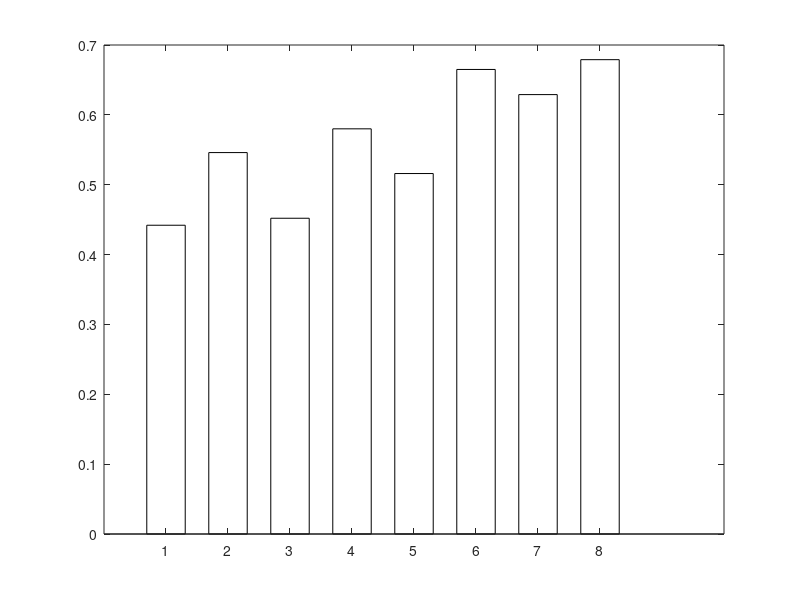

This chart was generated by the following MATLAB code: (Note: this script raises an error after producing the figure.)
% make_paper_figs.m  ——  论文数据图 (base MATLAB, 无需任何 toolbox)
% 数据硬编码自 results/data/**/summary.json + _analysis_report.md (权威值)。
% 输出: PNG(300dpi, markdown 用) + PDF(矢量, 论文用) 到 paper_figs/(ASCII 路径)。
% 标签用英文(避免字体缺字), 中文图注写在 .md 里。

outdir = fullfile(fileparts(fileparts(mfilename('fullpath'))), 'paper_figs');
if ~exist(outdir,'dir'); mkdir(outdir); end
FS = 11;  % font size
close all; set(0,'DefaultFigureVisible','off');  % 离屏渲染, 避开 JOGL/OpenGL 显示锁; exportgraphics 仍正常存盘

%% Fig 1 —— 言说鸿沟: 内部可解码上界 vs 零样本可言说 (末两根=主力模型, 高亮)
% 探针上界 = 各模型非平凡 prompt(排除 P4 "{word}" 单词裸读的平凡上界)的最佳层 RSA。
% pythia-1.4b(0.629)与 OLMo-Instruct(0.679)是后续主力(untied), 高亮区分。
ceil8 = [0.442 0.546 0.452 0.580 0.516 0.665 0.629 0.679];   % 各模型 best 非-P4 prompt 的最佳层(口径统一)
names = {'Qwen2.5-0.5B','Qwen2.5-3B','Qwen3-1.7B','Llama3.2-3B','Gemma3-1B','SmolLM3-3B','pythia-1.4B','OLMo2-1B-Inst'};
zshot = 0.011;
f1 = figure('Color','w','Position',[100 100 770 380]);
hb = bar(ceil8,0.62,'FaceColor','flat'); hold on;
hb.CData = repmat([0.62 0.66 0.74],8,1);     % 非主力: 淡蓝灰
hb.CData(7,:) = [0.85 0.45 0.20];            % pythia-1.4b (主力, 橙)
hb.CData(8,:) = [0.20 0.45 0.70];            % OLMo2-1B-Inst (主力, 蓝)
yline(zshot,'--r','LineWidth',1.6);
text(0.6, zshot+0.035, sprintf('zero-shot verbalization \\approx %.2f', zshot), 'Color','r','FontSize',FS-1);
set(gca,'XTick',1:8,'XTickLabel',names,'FontSize',FS-1); xtickangle(30);
ylabel('RSA (probe-decoded vs true embedding)','FontSize',FS); ylim([0 0.80]);
title('Verbalization gap: internally decodable (\approx0.5) vs spoken (\approx0.01)','FontSize',FS);
text(7.5, 0.77, 'main models (untied)','Color',[0.2 0.2 0.2],'FontSize',FS-2,'HorizontalAlignment','center','FontWeight','bold');
grid on; box off; save_fig(f1,'fig1_gap',outdir);

%% Fig 2 —— 微调桥接 (跨 3 模型, held-out, 3-seed mean±std; 行=模型, 列=目标)
models2 = {'OLMo-Instruct','OLMo-base','pythia-1.4b'};
Y = [0.502 0.484 0.655;    % OLMo-Instruct: input-embed / unembedding / mid-hidden(L12)
     0.390 0.410 0.657;    % OLMo-base: mid-hidden(L12) 3-seed=0.657 (健康, 与 instruct 同档)
     0.226 0.317 0.021];   % pythia: mid-hidden(L12) 3-seed=0.021 (该层塌; 但末层 L24=0.475)
E = [0.011 0.034 0.023;
     0.030 0.120 0.028;
     0.013 0.142 0.011];
f2 = figure('Color','w','Position',[100 100 720 400]); hold on;
b = bar(Y,'grouped');
b(1).FaceColor=[0.20 0.45 0.70]; b(2).FaceColor=[0.85 0.55 0.25]; b(3).FaceColor=[0.45 0.65 0.45];
for k=1:size(Y,2)
    errorbar(b(k).XEndPoints, Y(:,k), E(:,k),'k','LineStyle','none','LineWidth',1.0,'CapSize',6);
end
% pythia 中间层 L12(网络中点)塌, 但其末层 L24 读得出 —— 紧挨着画一根 L24 柱(紫)表示, 防误读
dx = b(3).XEndPoints(3) - b(2).XEndPoints(3);
xL24 = b(3).XEndPoints(3) + dx;
hL24 = bar(xL24, 0.475, dx*0.9, 'FaceColor',[0.48 0.30 0.62]);
text(xL24, 0.498, '0.48', 'HorizontalAlignment','center','FontSize',FS-3,'Color',[0.40 0.25 0.55]);
text(xL24, 0.085, 'L24', 'HorizontalAlignment','center','FontSize',FS-3,'Color','w','Rotation',90);
xlim([0.5 xL24+0.45]);
yline(0.014,'--','random-label ctrl \approx 0','Color',[0.45 0.45 0.45],'LineWidth',1.3,'FontSize',FS-2);
set(gca,'XTick',1:3,'XTickLabel',models2,'FontSize',FS-1);
ylabel('held-out RSA','FontSize',FS); ylim([0 0.76]);
legend([b(1) b(2) b(3) hL24], {'input-embed','unembedding','mid-hidden (L12)','pythia mid (L24, best layer)'},'Location','northeast','FontSize',FS-2);
title('LoRA bridges the gap across models (held-out)','FontSize',FS);
grid on; box off; save_fig(f2,'fig2_bridge',outdir);

%% Fig 3 —— 解构: (a) 切断激活后的干净残余  (b) 剔除词频后的偏相关
f3 = figure('Color','w','Position',[100 100 820 360]);
subplot(1,2,1);
res = [0.156 0.178 0.050 0.049]; rerr=[0.130 0.090 0.080 0.060];
labr= {'OLMo syn','OLMo def','pythia syn','pythia def'};
cr = [0.75 0.35 0.20; 0.85 0.55 0.25; 0.55 0.65 0.80; 0.70 0.78 0.88];
hold on;
for i=1:4; bar(i,res(i),0.6,'FaceColor',cr(i,:)); end
errorbar(1:4,res,rerr,'k','LineStyle','none','LineWidth',1.1,'CapSize',7);
yline(0.29,'--k','LineWidth',1.3);
text(1.5,0.31,'geometry baseline (OLMo 0.29)','FontSize',FS-2);
set(gca,'XTick',1:4,'XTickLabel',labr,'FontSize',FS-2); xtickangle(20);
ylabel('clean-subset residual RSA','FontSize',FS-1); ylim([-0.05 0.40]);
title('(a) After cutting the activation shortcut','FontSize',FS-1);
grid on; box off;
subplot(1,2,2);
pc = [0.605 0.200]; pcerr=[0.060 0.200];
hold on;
bar(1,pc(1),0.5,'FaceColor',[0.75 0.35 0.20]);
bar(2,pc(2),0.5,'FaceColor',[0.55 0.65 0.80]);
errorbar(1:2,pc,pcerr,'k','LineStyle','none','LineWidth',1.1,'CapSize',8);
set(gca,'XTick',1:2,'XTickLabel',{'OLMo','pythia'},'FontSize',FS-1);
ylabel('partial r (pred, L2 | log-freq)','FontSize',FS-1); ylim([0 0.75]);
title('(b) After removing word frequency','FontSize',FS-1);
grid on; box off;
sgtitle('Decomposition: a real but limited residual (OLMo>0, pythia\approx0)','FontSize',FS);
save_fig(f3,'fig3_decompose',outdir);

%% Fig 5 (出现顺序) —— shared readout: 单 adapter 读两个正交空间, OLMo vs pythia (双 panel)
% 每个通道与"它自己的" swap 对照并列: input-embed↔swap_input_vs_lh, unembedding↔swap_output_vs_ie。
% 数据 = C6_mixed_target/<model>_r{50,70,90}_tag_s0/summary.json (tag prompt, seed 0)。
ratios = {'50:50','70:30','90:10'};
% 列: input-embed 读出 / 其 swap 对照 / unembedding 读出 / 其 swap 对照
Yo5 = [0.325 0.085 0.287 0.136;   % OLMo   50:50
       0.426 0.098 0.200 0.133;   %        70:30
       0.498 0.148 0.084 0.094];  %        90:10
Yp5 = [0.209 0.053 0.156 0.121;   % pythia 50:50
       0.202 0.054 0.031 0.104;   %        70:30
       0.267 0.120 0.070 0.184];  %        90:10
R5 = [0.502 0.484; 0.226 0.317];   % 单目标(非混合)FT 参照: input-embed / unembedding, 每模型一行 (来自 fig2 桥接)
cIE=[0.20 0.45 0.70]; cIEc=[0.68 0.78 0.89]; cLH=[0.85 0.45 0.20]; cLHc=[0.93 0.80 0.66];
f4 = figure('Color','w','Position',[100 100 1120 430]);
P5 = {Yo5,'(a) OLMo'; Yp5,'(b) pythia'};
for p=1:2
    subplot(1,2,p); hold on;
    bb = bar(P5{p,1},0.92,'grouped');
    bb(1).FaceColor=cIE; bb(2).FaceColor=cIEc; bb(3).FaceColor=cLH; bb(4).FaceColor=cLHc;
    if p==1   % OLMo: input-embed 蓝/标在线上方, unembedding 橙/标在线下方(同图例色)
        yline(R5(1,1),'--','Color',cIE,'LineWidth',1.5,'Label','input-embed single-target  0.50','FontSize',FS-4,'LabelHorizontalAlignment','left','LabelVerticalAlignment','top');
        yline(R5(1,2),'--','Color',cLH,'LineWidth',1.5,'Label','unembedding single-target  0.48','FontSize',FS-4,'LabelHorizontalAlignment','left','LabelVerticalAlignment','bottom');
    else      % pythia: 两条参照各自标注, 都摆在线上方
        yline(R5(2,2),'--','Color',cLH,'LineWidth',1.5,'Label','unembedding single-target  0.32','FontSize',FS-4,'LabelHorizontalAlignment','left','LabelVerticalAlignment','top');
        yline(R5(2,1),'--','Color',cIE,'LineWidth',1.5,'Label','input-embed single-target  0.23','FontSize',FS-4,'LabelHorizontalAlignment','left','LabelVerticalAlignment','top');
        legend(bb,{'input-embed readout','  its swap-control','unembedding readout','  its swap-control'},'Location','northeast','FontSize',FS-4);
    end
    set(gca,'XTick',1:3,'XTickLabel',ratios,'FontSize',FS-1);
    xlabel('training ratio  (input-embed : unembedding)','FontSize',FS-2);
    ylabel('held-out RSA','FontSize',FS-1); ylim([0 0.60]);
    title(P5{p,2},'FontSize',FS);
    grid on; box off;
end
sgtitle('Single adapter, two orthogonal target spaces (dashed = single-target / non-mixed FT ref)','FontSize',FS-1);
save_fig(f4,'fig5_shared',outdir);

disp('ALL FIGS DONE'); disp(outdir);

%% Fig 4 —— 跨模型 2x2 的两把尺子: (a) RSA  (b) 同词集识别率(+三效应拆解)
tgts = {'OLMo target','pythia target'};
sc = {'self','cross'; 'cross','self'};   % 行=target, 列=reader [OLMo reads, pythia reads]
f5 = figure('Color','w','Position',[100 100 1100 400]);
% (a) RSA 2x2
subplot(1,2,1); hold on;
Y5 = [0.502 0.419; 0.225 0.226];  E5 = [0.011 0.025; 0.029 0.013];
b5 = bar(Y5,'grouped'); b5(1).FaceColor=[0.30 0.50 0.40]; b5(2).FaceColor=[0.55 0.65 0.80];
for k=1:2
    errorbar(b5(k).XEndPoints, Y5(:,k), E5(:,k),'k','LineStyle','none','LineWidth',1.0,'CapSize',6);
    for r=1:2, text(b5(k).XEndPoints(r), Y5(r,k)+E5(r,k)+0.02, sc{r,k},'HorizontalAlignment','center','FontSize',FS-3,'Color',[0.35 0.35 0.35]); end
end
set(gca,'XTick',1:2,'XTickLabel',tgts,'FontSize',FS-2);
ylabel('held-out RSA','FontSize',FS-2); ylim([0 0.60]);
legend({'OLMo learns','pythia learns'},'Location','northeast','FontSize',FS-3);
title('(a) RSA: set by the target, not the learner','FontSize',FS-1);
grid on; box off;
% (b) 同词集 top-5 识别率 + 三效应拆解
subplot(1,2,2); hold on;
Yid = [0.440 0.275; 0.333 0.213];   % rows=target, cols=[OLMo reads, pythia reads]
bb = bar(Yid,'grouped'); bb(1).FaceColor=[0.30 0.50 0.40]; bb(2).FaceColor=[0.55 0.65 0.80];
for k=1:2
    for r=1:2, text(bb(k).XEndPoints(r), Yid(r,k)+0.012, sc{r,k},'HorizontalAlignment','center','FontSize',FS-3,'Color',[0.35 0.35 0.35]); end
end
set(gca,'XTick',1:2,'XTickLabel',tgts,'FontSize',FS-2);
ylabel('matched top-5 identification','FontSize',FS-2); ylim([0 0.55]);
legend({'OLMo learns','pythia learns'},'Location','northeast','FontSize',FS-3);
title({'(b) identification, decomposed:','model +0.14 > target +0.085 >> self +0.02'},'FontSize',FS-1);
grid on; box off;
sgtitle('Cross-model 2x2 under two metrics: the "self" advantage is small (\approx +0.02)','FontSize',FS-1);
save_fig(f5,'fig4_crossmodel',outdir);

%% Fig 6 —— 通用能力变化 (微调后 vs base, 五项标准任务)
tasks6 = {'lambada','hellaswag','piqa','arc-easy','winogrande'};
% 行=适配器, 列=任务 (Δ 百分点)
D6 = [ -3.7  -1.5  -0.2  -1.7  -0.3;    % input-embed
       -0.6  -1.6  -0.9  -0.4  -2.6;    % unembedding
      -14.6  -9.3  -3.2  -5.5  -3.8;    % high-capacity (strongest readout)
       -3.6  -2.6  -1.7  -5.4  -2.2];   % pythia input-embed
adapters6 = {'input-embed (OLMo)','unembedding (OLMo)','high-capacity (strongest readout)','input-embed (pythia)'};
cmap6 = [0.20 0.45 0.70; 0.85 0.55 0.25; 0.75 0.25 0.25; 0.45 0.65 0.45];
f6 = figure('Color','w','Position',[100 100 780 410]); hold on;
b6 = bar(D6','grouped');   % D6' = 5任务 × 4适配器 → groups=任务
for k=1:4; b6(k).FaceColor=cmap6(k,:); end
yline(0,'k','LineWidth',0.8);
set(gca,'XTick',1:5,'XTickLabel',tasks6,'FontSize',FS-1); xtickangle(12);
ylabel('accuracy change vs. base (percentage points)','FontSize',FS-1); ylim([-16 2]);
legend(adapters6,'Location','southeast','FontSize',FS-2);
title('General-capability change after fine-tuning (5 standard tasks)','FontSize',FS);
grid on; box off; save_fig(f6,'fig6_capability',outdir);

%% Fig 7 —— Ogden 850: 训练词在"大小+方向"上都集中 -> 泛化更弱
S7 = load(fullfile(outdir,'ogden_scatter.mat'));    % 范数 KDE (analyze_ogden_geometry.py)
D7 = load(fullfile(outdir,'ogden_direction.mat'));  % 方向: 单位向量两两余弦 KDE
f7 = figure('Color','w','Position',[100 100 1320 360]);
% (a) 大小: 范数 KDE
subplot(1,3,1); hold on;
area(S7.xg, S7.dens_o,'FaceColor',[0.85 0.45 0.25],'FaceAlpha',0.45,'EdgeColor',[0.78 0.36 0.16],'LineWidth',1.7);
plot(S7.xg, S7.dens_r,'-','Color',[0.20 0.45 0.70],'LineWidth',2.0);
plot(S7.xg, S7.dens_t,'--','Color',[0.45 0.45 0.45],'LineWidth',1.6);
xlabel('input-embedding L2 norm','FontSize',FS-2); ylabel('word density','FontSize',FS-2);
legend({'Ogden-850','random','broad test'},'Location','northeast','FontSize',FS-3);
title('(a) magnitude: a small-norm clump','FontSize',FS-1);
xlim([4 13]); ylim([0 max(S7.dens_o)*1.15]); grid on; box off;
% (b) 方向: 两两余弦 KDE (越偏右=方向越一致/单调)
subplot(1,3,2); hold on;
area(D7.xg_cos, D7.pc_Ogden,'FaceColor',[0.85 0.45 0.25],'FaceAlpha',0.45,'EdgeColor',[0.78 0.36 0.16],'LineWidth',1.7);
plot(D7.xg_cos, D7.pc_random,'-','Color',[0.20 0.45 0.70],'LineWidth',2.0);
plot(D7.xg_cos, D7.pc_vocab,'--','Color',[0.45 0.45 0.45],'LineWidth',1.6);
xlabel('within-set pairwise cosine','FontSize',FS-2); ylabel('pair density','FontSize',FS-2);
legend({'Ogden-850','random','full vocab'},'Location','northeast','FontSize',FS-3);
title('(b) direction: words more aligned','FontSize',FS-1);
xlim([-0.18 0.42]); grid on; box off;
% (c) 后果: held-out RSA
subplot(1,3,3);
Y7 = [0.192 0.501; 0.181 0.218];   % rows=OLMo,pythia ; cols=Ogden-trained / random-trained
b7 = bar(Y7,'grouped'); b7(1).FaceColor=[0.85 0.45 0.25]; b7(2).FaceColor=[0.20 0.45 0.70];
set(gca,'XTick',1:2,'XTickLabel',{'OLMo','pythia'},'FontSize',FS-2);
ylabel('held-out RSA','FontSize',FS-2); ylim([0 0.58]);
legend({'trained on Ogden-850','trained on random'},'Location','northeast','FontSize',FS-3);
title('(c) -> weaker generalization','FontSize',FS-1);
grid on; box off;
sgtitle('Ogden-850 is concentrated in both magnitude (a) and direction (b), so the readout generalizes worse (c)','FontSize',FS-1);
save_fig(f7,'fig7_ogden',outdir);

%% ---- local function (R2023b 支持脚本内局部函数) ----
function save_fig(f,name,outdir)
    exportgraphics(f, fullfile(outdir,[name '.png']), 'Resolution',300);
    exportgraphics(f, fullfile(outdir,[name '.pdf']), 'ContentType','vector');
end
